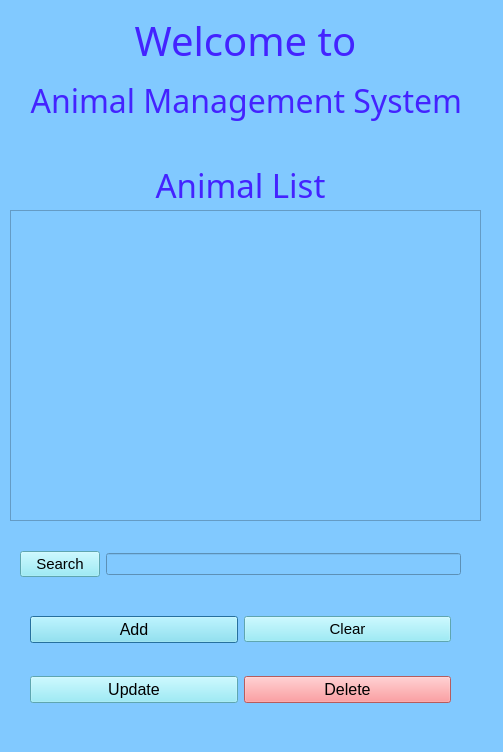
<?xml version="1.0" encoding="UTF-8"?>
<ui version="4.0">
 <class>MainWindow</class>
 <widget class="QMainWindow" name="MainWindow">
  <property name="geometry">
   <rect>
    <x>0</x>
    <y>0</y>
    <width>503</width>
    <height>752</height>
   </rect>
  </property>
  <property name="windowTitle">
   <string>MainWindow</string>
  </property>
  <property name="styleSheet">
   <string notr="true">background-color:rgb(129, 201, 255);</string>
  </property>
  <widget class="QWidget" name="centralwidget">
   <widget class="QWidget" name="gridLayoutWidget">
    <property name="geometry">
     <rect>
      <x>30</x>
      <y>589</y>
      <width>421</width>
      <height>141</height>
     </rect>
    </property>
    <layout class="QGridLayout" name="gridLayout">
     <item row="1" column="0">
      <widget class="QPushButton" name="Edit">
       <property name="font">
        <font>
         <pointsize>12</pointsize>
        </font>
       </property>
       <property name="cursor">
        <cursorShape>PointingHandCursor</cursorShape>
       </property>
       <property name="styleSheet">
        <string notr="true">color: rgb(0,0,0);
background-color: rgb(132,232,246);</string>
       </property>
       <property name="text">
        <string>Update</string>
       </property>
       <property name="icon">
        <iconset>
         <normaloff>../../Cuoi_Khoa_Python/#017_Students information system/icons/update.svg</normaloff>../../Cuoi_Khoa_Python/#017_Students information system/icons/update.svg</iconset>
       </property>
       <property name="iconSize">
        <size>
         <width>20</width>
         <height>20</height>
        </size>
       </property>
      </widget>
     </item>
     <item row="0" column="0">
      <widget class="QPushButton" name="Add">
       <property name="font">
        <font>
         <pointsize>12</pointsize>
        </font>
       </property>
       <property name="cursor">
        <cursorShape>PointingHandCursor</cursorShape>
       </property>
       <property name="styleSheet">
        <string notr="true">color: rgb(0,0,0);
background-color: rgb(132,232,246);</string>
       </property>
       <property name="text">
        <string>Add</string>
       </property>
       <property name="icon">
        <iconset>
         <normaloff>../../Cuoi_Khoa_Python/#017_Students information system/icons/add.svg</normaloff>../../Cuoi_Khoa_Python/#017_Students information system/icons/add.svg</iconset>
       </property>
       <property name="iconSize">
        <size>
         <width>20</width>
         <height>20</height>
        </size>
       </property>
       <property name="autoDefault">
        <bool>true</bool>
       </property>
       <property name="default">
        <bool>true</bool>
       </property>
       <property name="flat">
        <bool>false</bool>
       </property>
      </widget>
     </item>
     <item row="0" column="1">
      <widget class="QPushButton" name="clear_btn">
       <property name="font">
        <font>
         <pointsize>11</pointsize>
        </font>
       </property>
       <property name="cursor">
        <cursorShape>PointingHandCursor</cursorShape>
       </property>
       <property name="styleSheet">
        <string notr="true">color: rgb(0,0,0);
background-color: rgb(132,232,246);</string>
       </property>
       <property name="text">
        <string>Clear</string>
       </property>
       <property name="icon">
        <iconset>
         <normaloff>../../Cuoi_Khoa_Python/#017_Students information system/icons/clear.svg</normaloff>../../Cuoi_Khoa_Python/#017_Students information system/icons/clear.svg</iconset>
       </property>
       <property name="iconSize">
        <size>
         <width>20</width>
         <height>20</height>
        </size>
       </property>
      </widget>
     </item>
     <item row="1" column="1">
      <widget class="QPushButton" name="Delete_btn">
       <property name="font">
        <font>
         <pointsize>12</pointsize>
        </font>
       </property>
       <property name="cursor">
        <cursorShape>PointingHandCursor</cursorShape>
       </property>
       <property name="styleSheet">
        <string notr="true">color: rgb(0,0,0);
background-color: rgb(255,129,132);</string>
       </property>
       <property name="text">
        <string>Delete</string>
       </property>
       <property name="icon">
        <iconset>
         <normaloff>../../Cuoi_Khoa_Python/#017_Students information system/icons/delete.svg</normaloff>../../Cuoi_Khoa_Python/#017_Students information system/icons/delete.svg</iconset>
       </property>
       <property name="iconSize">
        <size>
         <width>20</width>
         <height>20</height>
        </size>
       </property>
      </widget>
     </item>
    </layout>
   </widget>
   <widget class="QListWidget" name="listWidget">
    <property name="geometry">
     <rect>
      <x>10</x>
      <y>210</y>
      <width>471</width>
      <height>311</height>
     </rect>
    </property>
    <property name="styleSheet">
     <string notr="true">border-line:none;</string>
    </property>
   </widget>
   <widget class="QLabel" name="title_label_4">
    <property name="geometry">
     <rect>
      <x>0</x>
      <y>70</y>
      <width>501</width>
      <height>61</height>
     </rect>
    </property>
    <property name="font">
     <font>
      <family>Script MT Bold</family>
      <pointsize>24</pointsize>
     </font>
    </property>
    <property name="styleSheet">
     <string notr="true">color: rgb(68, 35, 255);</string>
    </property>
    <property name="text">
     <string>Animal Management System </string>
    </property>
    <property name="alignment">
     <set>Qt::AlignCenter</set>
    </property>
   </widget>
   <widget class="QLabel" name="title_label_5">
    <property name="geometry">
     <rect>
      <x>100</x>
      <y>0</y>
      <width>291</width>
      <height>81</height>
     </rect>
    </property>
    <property name="font">
     <font>
      <family>Script MT Bold</family>
      <pointsize>30</pointsize>
     </font>
    </property>
    <property name="styleSheet">
     <string notr="true">color: rgb(68, 35, 255);</string>
    </property>
    <property name="text">
     <string>Welcome to</string>
    </property>
    <property name="alignment">
     <set>Qt::AlignCenter</set>
    </property>
   </widget>
   <widget class="QLabel" name="title_label_6">
    <property name="geometry">
     <rect>
      <x>110</x>
      <y>169</y>
      <width>261</width>
      <height>31</height>
     </rect>
    </property>
    <property name="font">
     <font>
      <family>Script MT Bold</family>
      <pointsize>25</pointsize>
     </font>
    </property>
    <property name="styleSheet">
     <string notr="true">color: rgb(68, 35, 255);</string>
    </property>
    <property name="text">
     <string>Animal List</string>
    </property>
    <property name="alignment">
     <set>Qt::AlignCenter</set>
    </property>
   </widget>
   <widget class="QWidget" name="gridLayoutWidget_2">
    <property name="geometry">
     <rect>
      <x>20</x>
      <y>539</y>
      <width>441</width>
      <height>51</height>
     </rect>
    </property>
    <layout class="QGridLayout" name="gridLayout_2">
     <item row="0" column="0">
      <widget class="QPushButton" name="search_btn">
       <property name="enabled">
        <bool>true</bool>
       </property>
       <property name="font">
        <font>
         <pointsize>11</pointsize>
        </font>
       </property>
       <property name="cursor">
        <cursorShape>PointingHandCursor</cursorShape>
       </property>
       <property name="styleSheet">
        <string notr="true">color: rgb(0,0,0);
background-color: rgb(132,232,246);</string>
       </property>
       <property name="text">
        <string>Search</string>
       </property>
       <property name="icon">
        <iconset>
         <normaloff>../../Cuoi_Khoa_Python/#017_Students information system/icons/clear.svg</normaloff>../../Cuoi_Khoa_Python/#017_Students information system/icons/clear.svg</iconset>
       </property>
       <property name="iconSize">
        <size>
         <width>20</width>
         <height>20</height>
        </size>
       </property>
      </widget>
     </item>
     <item row="0" column="1">
      <widget class="QLineEdit" name="Search_bar"/>
     </item>
    </layout>
   </widget>
  </widget>
 </widget>
 <resources/>
 <connections/>
</ui>
